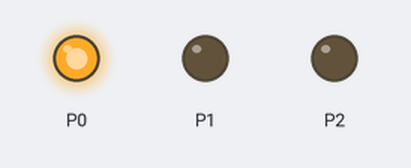
Bench run of a program on a simulated BBC micro:bit (MakeCode). On the bench: output pins drawn as LEDs (lit = HIGH).

Above: at 2.5 s.
At 6.0 s:
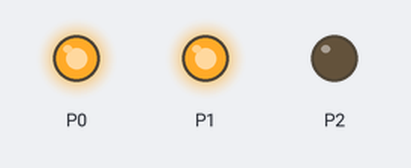
At 9.5 s:
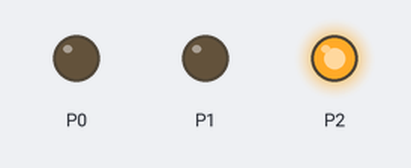
At 13.0 s:
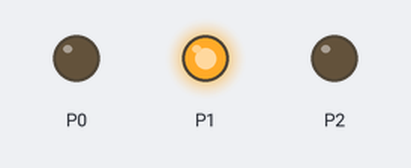
Timing chart, 0 to 18.2 s (numbered marks = the images above):
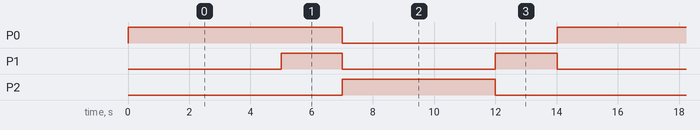

Measured:
- by itself, P0: alternates HIGH for 7.0 s and LOW for 7.0 s
- by itself, P1: alternates HIGH for 2.0 s and LOW for 5.0 s
- by itself, P2: alternates HIGH for 5.0 s and LOW for 9.0 s

The program:

main.ts
```typescript
/**
 * č-P0
 *
 * ž-P1
 *
 * z-P2
 */
function Faza3zelena () {
    pins.digitalWritePin(DigitalPin.P0, 0)
    pins.digitalWritePin(DigitalPin.P1, 0)
    pins.digitalWritePin(DigitalPin.P2, 1)
}
function Faza2_červena_žlta () {
    pins.digitalWritePin(DigitalPin.P1, 1)
}
function Faza4_žlta () {
    pins.digitalWritePin(DigitalPin.P2, 0)
    pins.digitalWritePin(DigitalPin.P1, 1)
}
function Faza1_červena () {
    pins.digitalWritePin(DigitalPin.P0, 1)
    pins.digitalWritePin(DigitalPin.P1, 0)
    pins.digitalWritePin(DigitalPin.P2, 0)
}
basic.forever(function () {
    Faza1_červena()
    basic.pause(5000)
    Faza2_červena_žlta()
    basic.pause(2000)
    Faza3zelena()
    basic.pause(5000)
    Faza4_žlta()
    basic.pause(2000)
})
```

test.ts
```typescript
// sem patria testy; keď sa tento balík použije ako rozšírenie, nebudú sa kompilovať.
```
